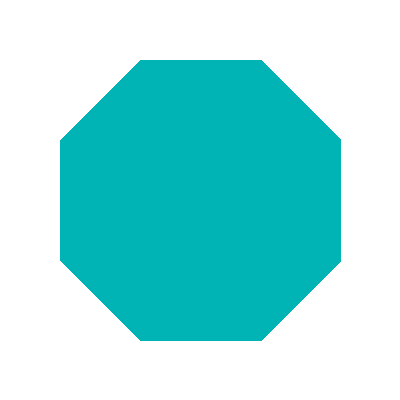
#> input picture dataset_figuras/10_octagono.bmp, 400 x 400 px
$ python clasifiertest.py
#> lines starting #> are read from the running program, lines starting #| are printed output that depends on the picture; after the words box and inside, x2 and y2 are one past the last pixel; in counts of white or black regions, pixels touching at a corner belong together
### src/preprocesamiento/preprocess.py
import cv2
import numpy as np


class ImagenPreprocesada:

    def __init__(
        self,
        imagen,
        color_fondo,
        mascara
    ):
        self.imagen = imagen
        self.color_fondo = color_fondo
        self.mascara = mascara


def cargar_imagen(ruta):

    imagen = cv2.imread(str(ruta))

    if imagen is None:
        raise ValueError(
            f"No se pudo leer la imagen: {ruta}"
        )

    return imagen


def obtener_color_fondo(imagen):

    return imagen[0, 0]


def crear_mascara(imagen, color_fondo):

    mascara = np.any(
        imagen != color_fondo,
        axis=2
    )

    return mascara.astype(np.uint8)


def preprocesar(ruta):

    imagen = cargar_imagen(ruta)

    color_fondo = obtener_color_fondo(
        imagen
    )

    mascara = crear_mascara(
        imagen,
        color_fondo
    )

    return ImagenPreprocesada(
        imagen,
        color_fondo,
        mascara
    )

### src/deteccion/detector.py
import cv2


class FiguraDetectada:

    def __init__(
        self,
        mascara,
        x,
        y,
        ancho,
        alto,
        area,
        centroide
    ):
        self.mascara = mascara
        self.x = x
        self.y = y
        self.ancho = ancho
        self.alto = alto
        self.area = area
        self.centroide = centroide


def detectar_figuras(mascara):

    num_labels, labels, stats, centroids = (
        cv2.connectedComponentsWithStats(
            mascara,
            connectivity=8
        )
    )

    figuras = []

    for i in range(1, num_labels):

        x = stats[i, cv2.CC_STAT_LEFT]
        y = stats[i, cv2.CC_STAT_TOP]
        ancho = stats[i, cv2.CC_STAT_WIDTH]
        alto = stats[i, cv2.CC_STAT_HEIGHT]
        area = stats[i, cv2.CC_STAT_AREA]

        centroide = tuple(centroids[i])

        mascara_figura = (
            labels == i
        ).astype("uint8")

        figura = FiguraDetectada(
            mascara_figura,
            x,
            y,
            ancho,
            alto,
            area,
            centroide
        )

        figuras.append(figura)

    return figuras

### src/clasificacion/clasifier.py
import cv2
import numpy as np

def obtener_contorno(mascara):

    contornos, _ = cv2.findContours(
        mascara,
        cv2.RETR_EXTERNAL,
        cv2.CHAIN_APPROX_SIMPLE
    )

    if not contornos:
        return None

    return max(
        contornos,
        key=cv2.contourArea
    )


def aproximar_contorno(contorno, epsilon=0.02):

    perimetro = cv2.arcLength(
        contorno,
        True
    )

    return cv2.approxPolyDP(
        contorno,
        epsilon * perimetro,
        True
    )


def calcular_circularidad(contorno):

    area = cv2.contourArea(contorno)

    perimetro = cv2.arcLength(
        contorno,
        True
    )

    if perimetro == 0:
        return 0.0

    return (
        4 * 3.141592653589793 * area
        / (perimetro ** 2)
    )


def analizar_vertices(contorno):

    epsilons = [
        0.01,
        0.02,
        0.03,
        0.04
    ]

    resultados = {}

    for epsilon in epsilons:

        aproximacion = aproximar_contorno(
            contorno,
            epsilon
        )

        resultados[epsilon] = len(
            aproximacion
        )

    return resultados


def calcular_relacion_aspecto(figura):

    if figura.alto == 0:
        return 0.0

    return figura.ancho / figura.alto

def clasificar_figura(figura):

    contorno = obtener_contorno(
        figura.mascara
    )

    if contorno is None:
        return "X"

    # Aproximación principal
    aproximacion = aproximar_contorno(
        contorno,
        0.02
    )

    vertices = len(aproximacion)

    # Casos sencillos
    if vertices == 3:
        return "T"

    if vertices == 4:
        return "C"

    # Características para distinguir
    # círculo de otras figuras
    circularidad = calcular_circularidad(
        contorno
    )

    vertices_finos = analizar_vertices(
        contorno
    )[0.01]

    aspecto = calcular_relacion_aspecto(
        figura
    )

    # Criterios para círculo
    es_circular = (
        circularidad >= 0.80
        and vertices_finos >= 12
        and 0.85 <= aspecto <= 1.15
    )

    if es_circular:
        return "O"

    return "X"

def obtener_color(imagen, mascara):

    pixeles = imagen[mascara == 1]

    if len(pixeles) == 0:
        return None

    colores, cantidades = np.unique(
        pixeles,
        axis=0,
        return_counts=True
    )

    indice = np.argmax(cantidades)

    color_bgr = colores[indice]

    color_rgb = (
        int(color_bgr[2]),
        int(color_bgr[1]),
        int(color_bgr[0])
    )

    return color_rgb


def rgb_a_hex(color_rgb):

    if color_rgb is None:
        return None

    r, g, b = color_rgb

    return f"#{r:02X}{g:02X}{b:02X}"

### tests/clasificacion/clasifiertest.py
from pathlib import Path

import cv2

from preprocesamiento.preprocess import preprocesar
from deteccion.detector import detectar_figuras

from clasificacion.clasifier import (
    obtener_contorno,
    aproximar_contorno,
    calcular_circularidad,
    analizar_vertices,
    calcular_relacion_aspecto,
    clasificar_figura,
    obtener_color,
    rgb_a_hex
)


# CONFIGURACIÓN

BASE_DIR = Path(__file__).resolve().parents[2]

ruta = (
    BASE_DIR
    / "dataset_figuras"
    / "10_octagono.bmp"
)


# LEER IMAGEN ORIGINAL

imagen = cv2.imread(str(ruta))
#> imagen is the input picture: shape (400, 400, 3); mean B, G, R 224, 223.6, 149.6

if imagen is None:
    raise FileNotFoundError(
        f"No se pudo leer la imagen: {ruta}"
    )


# PREPROCESAMIENTO

datos = preprocesar(ruta)
#> in preprocesar, `color_fondo = obtener_color_fondo( imagen )`: color_fondo = [255, 255, 255]
#> in crear_mascara, `mascara = np.any( imagen != color_fondo, axis=2 )`:
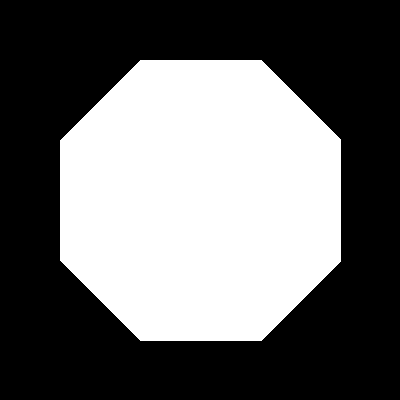
#> mascara: shape (400, 400) bool; 41.4% white; 1 white region, box (x1, y1, x2, y2) and area: (60, 60, 341, 341) 66161


# DETECCIÓN

figuras = detectar_figuras(
    datos.mascara
)
#> in detectar_figuras, `num_labels, labels, stats, centroids = ( cv2.connectedComponentsWithSt..`: num_labels = 2; stats = [[0, 0, 400, 400, 93839], [60, 60, 281, 281, 66161]]; centroids = [[199, 199.1], [200.2, 200]]
#> the loop in detectar_figuras, `for i in range(1, num_labels): ` made 1 pass
#> (x, y, ancho, alto, area) on pass 1: (60, 60, 281, 281, 66161)
#> after the loop in detectar_figuras, `for i in range(1, num_labels):`: figuras = 1 item
#> figuras = 1 item


# RESULTADOS GENERALES

print()
print("========================================")
print("     PRUEBA FINAL DE CLASIFICACIÓN")
print("========================================")

print()
print("Imagen:", ruta.name)
print("Número de figuras:", len(figuras))
#| Número de figuras: 1


# ANALIZAR CADA FIGURA

for i, figura in enumerate(
    figuras,
    start=1
):

    print()
    print("----------------------------------------")
    print(f"FIGURA {i}")
    print("----------------------------------------")

    # CONTORNO

    contorno = obtener_contorno(
        figura.mascara
    )

    if contorno is None:

        print("No se encontró contorno.")
        print("Clasificación: X")

        continue


    # VERTICES

    aproximacion = aproximar_contorno(
        contorno,
        0.02
    )

    vertices = len(
        aproximacion
    )

    # CIRCULARIDAD

    circularidad = calcular_circularidad(
        contorno
    )


    # ANÁLISIS DE EPSILON

    vertices_epsilon = analizar_vertices(
        contorno
    )


    # RELACIÓN DE ASPECTO

    aspecto = calcular_relacion_aspecto(
        figura
    )


    # CLASIFICACIÓN

    tipo = clasificar_figura(
        figura
    )


    # COLOR

    color_rgb = obtener_color(
        imagen,
        figura.mascara
    )

    color_hex = rgb_a_hex(
        color_rgb
    )


    # MOSTRAR INFORMACIÓN

    print()
    print("Información geométrica")
    print("----------------------")

    print(
        "Posición:",
        f"({figura.x}, {figura.y})"
    )

    print(
        "Tamaño:",
        f"{figura.ancho} x {figura.alto}"
    )

    print(
        "Área:",
        figura.area
    )

    print(
        "Centroide:",
        figura.centroide
    )

    print(
        "Vértices (ε=0.02):",
        vertices
    )

    print(
        "Circularidad:",
        round(circularidad, 4)
    )

    print(
        "Relación ancho/alto:",
        round(aspecto, 4)
    )


    # EPSILON

    print()
    print("Vértices según epsilon")
    print("-----------------------")

    for epsilon, cantidad in (
        vertices_epsilon.items()
    ):

        print(
            f"ε={epsilon}: "
            f"{cantidad} vértices"
        )


    # COLOR

    print()
    print("Color")
    print("-----")

    print(
        "RGB:",
        color_rgb
    )

    print(
        "Hexadecimal:",
        color_hex
    )


    # RESULTADO

    print()
    print("Resultado")
    print("---------")

    print(
        "Clasificación:",
        tipo
    )
#> this loop made 1 pass
#> (i, vertices_epsilon) on pass 1: (1, {0.01: 8, 0.02: 8, 0.03: 8, 0.04: 8})
#> (printed output is left out)

$ run again, with dataset_figuras/02_cuadrado.bmp copied over dataset_figuras/10_octagono.bmp
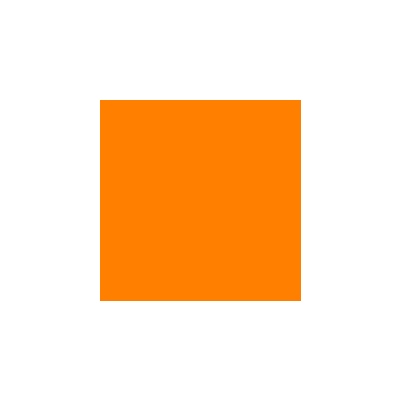
#> input picture dataset_figuras/02_cuadrado.bmp, 400 x 400 px
#> imagen is the input picture: shape (400, 400, 3); mean B, G, R 190.6, 222.7, 255
#> color_fondo = [255, 255, 255]
#> in crear_mascara, `mascara = np.any( imagen != color_fondo, axis=2 )`:
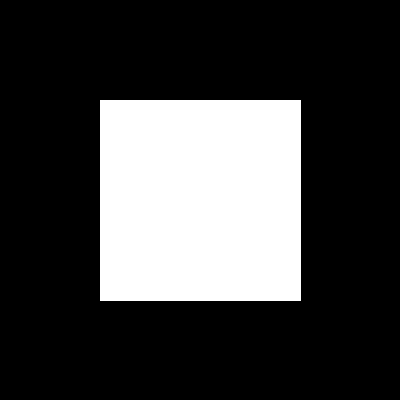
#> mascara: shape (400, 400) bool; 25.3% white; 1 white region, box (x1, y1, x2, y2) and area: (100, 100, 301, 301) 40401
#> num_labels = 2; stats = [[0, 0, 400, 400, 119599], [100, 100, 201, 201, 40401]]; centroids = [[199.3, 199.3], [200, 200]]
#> the loop in detectar_figuras, `for i in range(1, num_labels): ` made 1 pass
#> (x, y, ancho, alto, area) on pass 1: (100, 100, 201, 201, 40401)
#> after the loop in detectar_figuras, `for i in range(1, num_labels):`: figuras = 1 item
#| Número de figuras: 1
#> the loop `for i, figura in enumerate( figuras, start=1 ): ` made 1 pass
#> (i, vertices_epsilon) on pass 1: (1, {0.01: 4, 0.02: 4, 0.03: 4, 0.04: 4})
#> (printed output is left out)

$ run again, with dataset_figuras/03_rectangulo.bmp copied over dataset_figuras/10_octagono.bmp
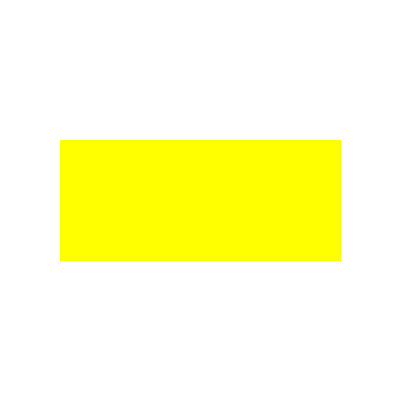
#> input picture dataset_figuras/03_rectangulo.bmp, 400 x 400 px
#> imagen is the input picture: shape (400, 400, 3); mean B, G, R 200.8, 255, 255
#> color_fondo = [255, 255, 255]
#> in crear_mascara, `mascara = np.any( imagen != color_fondo, axis=2 )`:
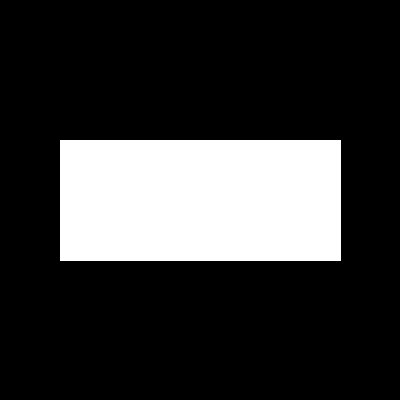
#> mascara: shape (400, 400) bool; 21.3% white; 1 white region, box (x1, y1, x2, y2) and area: (60, 140, 341, 261) 34001
#> num_labels = 2; stats = [[0, 0, 400, 400, 125999], [60, 140, 281, 121, 34001]]; centroids = [[199.4, 199.4], [200, 200]]
#> the loop in detectar_figuras, `for i in range(1, num_labels): ` made 1 pass
#> (x, y, ancho, alto, area) on pass 1: (60, 140, 281, 121, 34001)
#> after the loop in detectar_figuras, `for i in range(1, num_labels):`: figuras = 1 item
#| Número de figuras: 1
#> the loop `for i, figura in enumerate( figuras, start=1 ): ` made 1 pass
#> (i, vertices_epsilon) on pass 1: (1, {0.01: 4, 0.02: 4, 0.03: 4, 0.04: 4})
#> (printed output is left out)
